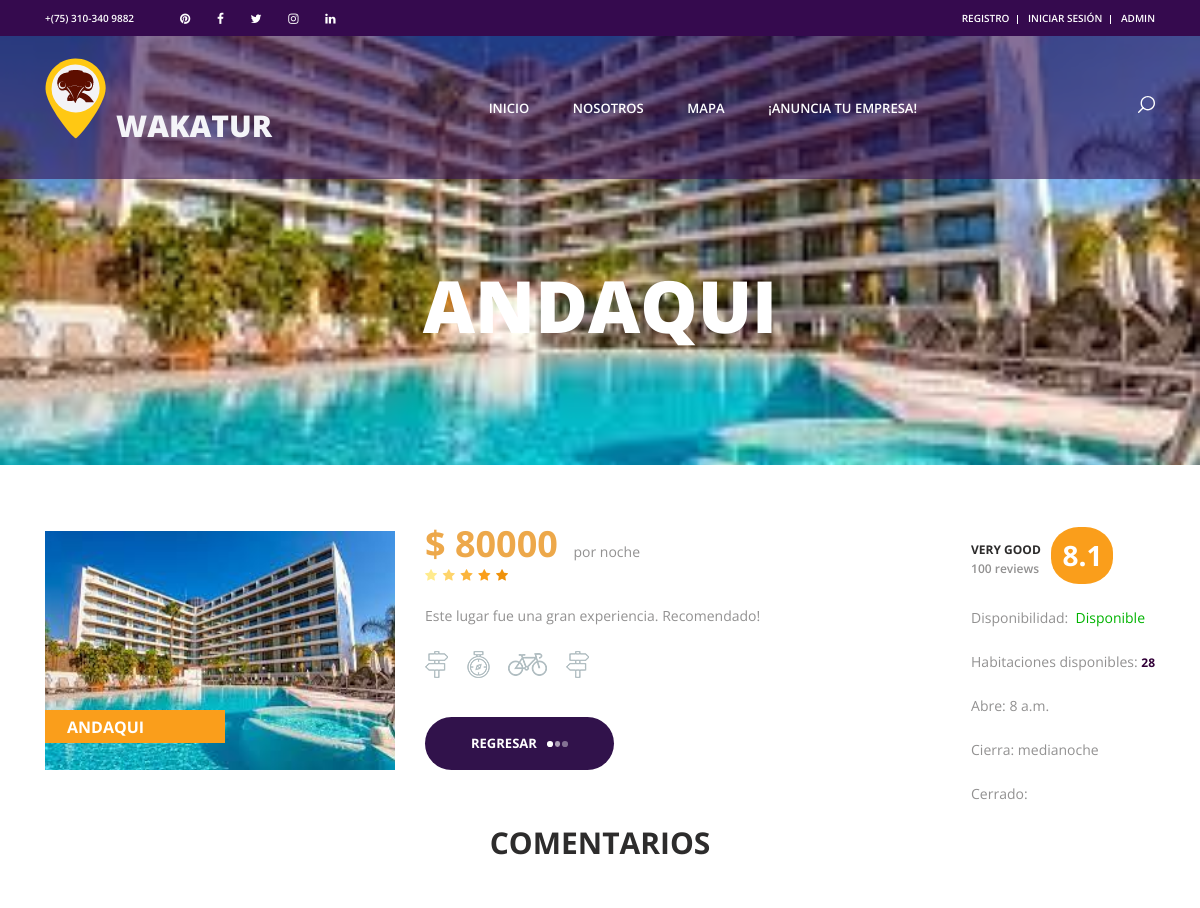
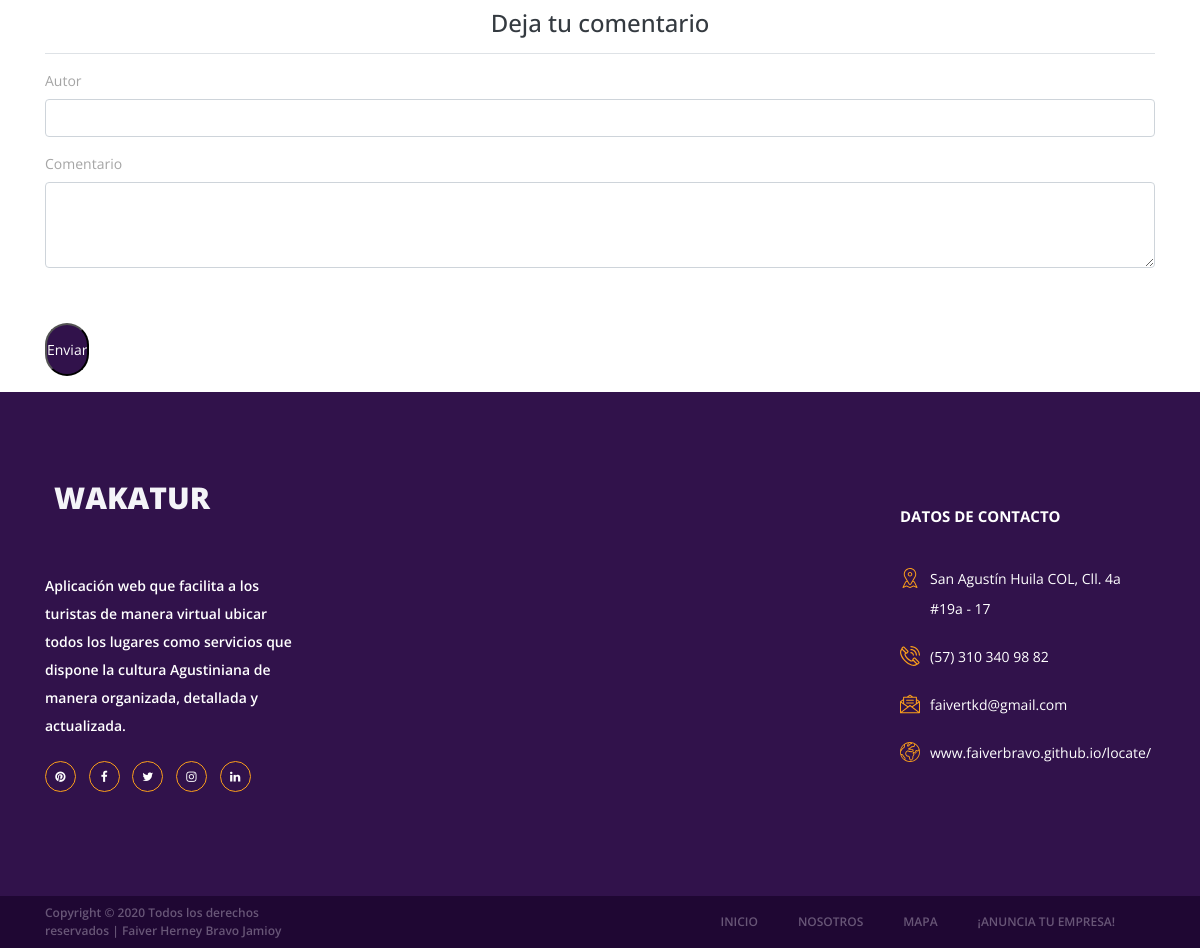
Page /alojamientos/alojamiento_detalle/1/ on the committed database (2 pictures, top to bottom).
### alojamientos/models.py (models this page shows, shortened)
class Alojamiento(models.Model):
    nombre = models.CharField(max_length=50)
    descripcion = models.CharField(max_length=150)
    imagen = models.ImageField(upload_to='alojamientos')
    precio = models.IntegerField(null=True, blank=True)
    categorias = models.ManyToManyField(Categoria)
    disponibilidad = models.BooleanField(default=True)
    habitaciones_disponibles = models.IntegerField(default=0)
    abrir = models.TimeField(null=True)
    cerrar = models.TimeField(null=True)
    created = models.DateTimeField(auto_now_add=True, verbose_name='fecha de creación')
    updated = models.DateTimeField(auto_now_add=True)
    class Meta:
        verbose_name = 'alojamiento'
        verbose_name_plural = 'alojamientos'

### alojamientos/views.py (the view)
# urls.py: path('alojamiento_detalle/<int:alojamiento_id>/', views.alojamiento_detalle, name="categoria")
def alojamiento_detalle(request, alojamiento_id):
    alojamiento=Alojamiento.objects.get(id= alojamiento_id)
    return render(request, "alojamientos/alojamiento_detalle.html", {
        "alojamiento": alojamiento,
    })

### alojamientos/templates/alojamientos/alojamiento_detalle.html (shortened to what this page needs)
{% extends "RupestreApp/base2.html" %}
{% load static %}
{% block content %}
<div class="home">
    <div class="home_background parallax-window" data-parallax="scroll" data-image-src="{{alojamiento.imagen.url}}"></div>
    <div class="home_content">
        <div class="home_title">{{alojamiento.nombre}}</div>
    </div>
</div>
<div class="container">
    <div class="row">
        <div class="col-lg-12">
            <div class="offers_grid">
                <div class="offers_item rating_4">
                    <div class="row">
                        <div class="col-lg-3 col-1680-4">
                            <div class="offers_image_container">
                                <div class="offers_image_background" style="background-image:url('{{alojamiento.imagen.url}}')"></div>
                                <div class="offer_name"><a href="alojamiento_detalle/{{alojamiento.id}}">{{alojamiento.nombre}}</a></div>
                            </div>
                        </div>
                        <div class="col-lg-8">
                            <div class="offers_content">
                                <div class="offers_price">$ {{alojamiento.precio}}<span> por noche</span></div>
                                <div class="rating_r rating_r_5 offers_rating" data-rating="4">
                                    <i></i>
                                    <i></i>
                                    <i></i>
                                    <i></i>
                                    <i></i>
                                </div>
                                <p class="offers_text">{{alojamiento.descripcion}}</p>
                                <div class="offers_icons">
                                    <ul class="offers_icons_list">
                                        <li class="offers_icons_item"><img src="{% static 'images/iconos/post.png' %}" alt=""></li>
                                        <li class="offers_icons_item"><img src="{% static 'images/iconos/compass.png' %}" alt=""></li>
                                        <li class="offers_icons_item"><img src="{% static 'images/iconos/bicycle.png' %}" alt=""></li>
                                        <li class="offers_icons_item"><img src="{% static 'images/iconos/post.png' %}" alt=""></li>
                                    </ul>
                                </div>
                                <div class="button book_button"><a href="{% url 'Alojamientos' %}">Regresar<span></span><span></span><span></span></a></div>
                                <div class="offer_reviews">
                                    <div class="offer_reviews_content">
                                        <div class="offer_reviews_title">very good</div>
                                        <div class="offer_reviews_subtitle">100 reviews</div>
                                    </div>
                                    <div class="offer_reviews_rating text-center">8.1</div>
                                    <p class="offers_text">Disponibilidad: {% if alojamiento.disponibilidad %} <span style="color: #00b300;">Disponible</span>{% else %}Cerrado{% endif %}</p>
                                    <p class="offers_text">Habitaciones disponibles: <span class="offer_reviews_title" style="color: #320038;">{{ alojamiento.habitaciones_disponibles }}</span></p>
                                    <p class="offers_text">Abre: {{ alojamiento.abrir }}</p>
                                    <p class="offers_text">Cierra: {{ alojamiento.cerrar }}</p>
                                    <p class="offers_text">Cerrado: {{ alojamiento.dd }}</p>
                                </div>
                            </div>
                        </div>
                    </div>
                </div>
            </div>
        </div>
    </div>
</div>
<br>
<br>
<br>
<section class="categorias-container">
    <div class="container">
        <div class="row">
            <div class="col-lg-12">
                <div class="section_title_container text-center">
                    <h2 class="section_title">Comentarios</h2>
                </div>
            </div>
        </div>
    </div>
</section>
<div class="container mt-5">
    <div class="row">
        <div class="col-md-12">
            <h3 style="color: #343a40; text-align: center;">Deja tu comentario</h3>
            <hr style="border-top: 1px solid #dee2e6;">
        	<form method="POST">
                <div class="form-group">
                    <label for="autor">Autor</label>
                    <input type="text" class="form-control" id="autor" name="autor" required>
                </div>
                <div class="form-group">
                    <label for="descripcion">Comentario</label>
                    <textarea class="form-control" id="descripcion" name="descripcion" rows="3" required></textarea>
                </div>
				<button type="submit" class="button book_button" style="color: #ffffff;">Enviar</button>
            </form>
        </div>
    </div>
	<br>
	</div>
{% endblock %}

### RupestreApp/static/styles/offers_responsive.css (style rules this page uses)
@media only screen and (max-width: 2340px) { .col-1680-4 { flex: 0 0 33.333333%; max-width: 33.333333%; } }

### rows in the picture
Alojamiento: nombre "ANDAQUI", imagen (picture), precio "80000", descripcion "Este lugar fue una gran experiencia. Recomendado!", habitaciones_disponibles "28", abrir "8 a.m.", cerrar "medianoche"
